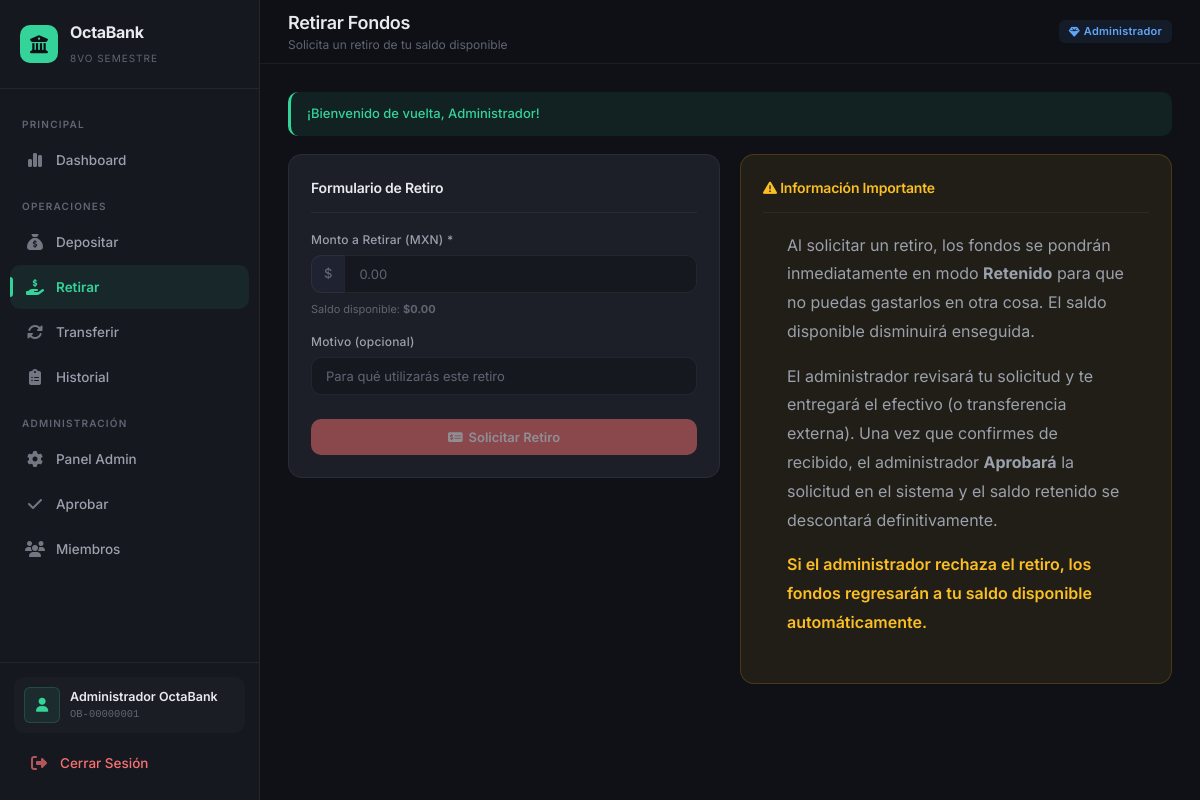
Page /transacciones/retirar.php (signed in) on the committed database.
### tables this page shows
CREATE TABLE IF NOT EXISTS cuentas (
    id INT AUTO_INCREMENT PRIMARY KEY,
    usuario_id INT NOT NULL UNIQUE,
    numero_cuenta VARCHAR(20) NOT NULL UNIQUE,
    saldo DECIMAL(12,2) NOT NULL DEFAULT 0.00,
    saldo_retenido DECIMAL(12,2) NOT NULL DEFAULT 0.00,
    estado ENUM('activa', 'suspendida', 'cerrada') NOT NULL DEFAULT 'activa',
    fecha_apertura DATETIME NOT NULL DEFAULT CURRENT_TIMESTAMP,
    FOREIGN KEY (usuario_id) REFERENCES usuarios(id) ON DELETE CASCADE,
    INDEX idx_estado (estado)
);

CREATE TABLE IF NOT EXISTS usuarios (
    id INT AUTO_INCREMENT PRIMARY KEY,
    nombre VARCHAR(100) NOT NULL,
    apellido VARCHAR(100) NOT NULL,
    email VARCHAR(150) NOT NULL UNIQUE,
    password VARCHAR(255) NOT NULL,
    telefono VARCHAR(20) DEFAULT NULL,
    rol ENUM('admin', 'miembro') NOT NULL DEFAULT 'miembro',
    numero_cuenta VARCHAR(20) NOT NULL UNIQUE,
    avatar VARCHAR(10) DEFAULT NULL,
    activo TINYINT(1) NOT NULL DEFAULT 1,
    fecha_registro DATETIME NOT NULL DEFAULT CURRENT_TIMESTAMP,
    ultimo_acceso DATETIME DEFAULT NULL,
    INDEX idx_email (email),
    INDEX idx_numero_cuenta (numero_cuenta),
    INDEX idx_rol (rol)
);

### includes/functions.php (called while the page is built, shortened)
<?php
function formatMoney($amount) {
    return APP_CURRENCY_SYMBOL . number_format((float)$amount, 2, '.', ',');
}
function sanitize($input) {
    return htmlspecialchars(trim($input), ENT_QUOTES, 'UTF-8');
}
function getFlashMessage() {
    if (isset($_SESSION['flash'])) {
        $flash = $_SESSION['flash'];
        return $flash;
    }
    return null;
}
function getCurrentUser() {
    $db = Database::getInstance()->getConnection();
    $stmt = $db->prepare("SELECT u.*, c.saldo, c.saldo_retenido, c.estado as estado_cuenta
                          FROM usuarios u
                          JOIN cuentas c ON u.id = c.usuario_id
                          WHERE u.id = ?");
    $stmt->execute([$_SESSION['user_id']]);
    return $stmt->fetch();
}
function isAdmin() {
    return isset($_SESSION['user_role']) && $_SESSION['user_role'] === 'admin';
}

### transacciones/retirar.php (the view, shortened to what this page needs)
<?php
$pageTitle = 'Retirar Fondos';
$pageSubtitle = 'Solicita un retiro de tu saldo disponible';
$currentPage = 'retirar';
require_once dirname(__DIR__) . '/includes/header.php';
?>
<div class="grid-2">
    <div>
        <div class="card mb-3 fade-in">
            <div class="card-header">
                <h3>Formulario de Retiro</h3>
            </div>
            <form method="POST" action="">
                <div class="form-group mb-2">
                    <label for="monto">Monto a Retirar (<?= APP_CURRENCY ?>) *</label>
                    <div class="input-group">
                        <span class="input-prefix"><?= APP_CURRENCY_SYMBOL ?></span>
                        <input type="number" id="monto" name="monto" class="form-control"
                               step="0.01" min="1" max="<?= $user['saldo'] ?>"
                               placeholder="0.00" required>
                    </div>
                    <div class="form-text mt-1 text-muted">
                        Saldo disponible: <strong><?= formatMoney($user['saldo']) ?></strong>
                    </div>
                </div>
                <div class="form-group mb-3">
                    <label for="descripcion">Motivo (opcional)</label>
                    <input type="text" id="descripcion" name="descripcion" class="form-control"
                           placeholder="Para qué utilizarás este retiro" maxlength="100">
                </div>
                <button type="submit" class="btn btn-danger btn-block"
                        onclick="return confirmAction('¿Confirmas que deseas solicitar un retiro por este monto?')"
                        <?= $user['saldo'] <= 0 ? 'disabled style="opacity:0.5;cursor:not-allowed;"' : '' ?>>
                    <i class="fa-solid fa-money-check-dollar"></i> Solicitar Retiro
                </button>
            </form>
        </div>
    </div>
    <div>
        <div class="card bg-warning fade-in" style="animation-delay: 0.1s; background: var(--color-warning-bg); border-color: rgba(245, 158, 11, 0.2);">
            <div class="card-header border-0">
                <h3 class="text-warning"><i class="fa-solid fa-triangle-exclamation"></i> Información Importante</h3>
            </div>
            <div style="padding: 0 24px 24px; color: var(--text-secondary); line-height: 1.8;">
                <p class="mb-2">Al solicitar un retiro, los fondos se pondrán inmediatamente en modo <strong>Retenido</strong> para que no puedas gastarlos en otra cosa. El saldo disponible disminuirá enseguida.</p>
                <p>El administrador revisará tu solicitud y te entregará el efectivo (o transferencia externa). Una vez que confirmes de recibido, el administrador <strong>Aprobará</strong> la solicitud en el sistema y el saldo retenido se descontará definitivamente.</p>
                <p class="mt-2 text-warning font-weight-bold">
                    Si el administrador rechaza el retiro, los fondos regresarán a tu saldo disponible automáticamente.
                </p>
            </div>
        </div>
    </div>
</div>
<?php require_once dirname(__DIR__) . '/includes/footer.php'; ?>

### includes/header.php (shortened to what this page needs)
<?php
$user = getCurrentUser();
?>
<!DOCTYPE html>
<html lang="es">
<head>
    <link rel="stylesheet" href="<?= BASE_URL ?>/assets/css/styles.css">
    <link rel="stylesheet" href="https://cdnjs.cloudflare.com/ajax/libs/font-awesome/6.4.0/css/all.min.css">
</head>
<body>
    <div class="app-layout">
        <aside class="sidebar" id="sidebar">
            <div class="sidebar-brand">
                <div class="brand-icon"><i class="fa-solid fa-building-columns"></i></div>
                <div class="brand-text">
                    <h2>OctaBank</h2>
                    <span>8vo Semestre</span>
                </div>
            </div>
            <nav class="sidebar-nav">
                <div class="nav-section-title">Principal</div>
                <a href="<?= BASE_URL ?>/dashboard/" class="nav-link <?= ($currentPage ?? '') === 'dashboard' ? 'active' : '' ?>">
                    <span class="nav-icon"><i class="fa-solid fa-chart-simple"></i></span>
                    Dashboard
                </a>
                <div class="nav-section-title">Operaciones</div>
                <a href="<?= BASE_URL ?>/transacciones/depositar.php" class="nav-link <?= ($currentPage ?? '') === 'depositar' ? 'active' : '' ?>">
                    <span class="nav-icon"><i class="fa-solid fa-sack-dollar"></i></span>
                    Depositar
                </a>
                <a href="<?= BASE_URL ?>/transacciones/retirar.php" class="nav-link <?= ($currentPage ?? '') === 'retirar' ? 'active' : '' ?>">
                    <span class="nav-icon"><i class="fa-solid fa-hand-holding-dollar"></i></span>
                    Retirar
                </a>
                <a href="<?= BASE_URL ?>/transacciones/transferir.php" class="nav-link <?= ($currentPage ?? '') === 'transferir' ? 'active' : '' ?>">
                    <span class="nav-icon"><i class="fa-solid fa-rotate"></i></span>
                    Transferir
                </a>
                <a href="<?= BASE_URL ?>/transacciones/historial.php" class="nav-link <?= ($currentPage ?? '') === 'historial' ? 'active' : '' ?>">
                    <span class="nav-icon"><i class="fa-solid fa-clipboard-list"></i></span>
                    Historial
                </a>
                <?php if (isAdmin()): ?>
                <div class="nav-section-title">Administración</div>
                <a href="<?= BASE_URL ?>/admin/" class="nav-link <?= ($currentPage ?? '') === 'admin_dashboard' ? 'active' : '' ?>">
                    <span class="nav-icon"><i class="fa-solid fa-gear"></i></span>
                    Panel Admin
                </a>
                <a href="<?= BASE_URL ?>/admin/aprobar_transacciones.php" class="nav-link <?= ($currentPage ?? '') === 'aprobar' ? 'active' : '' ?>">
                    <span class="nav-icon"><i class="fa-solid fa-check"></i></span>
                    Aprobar
                </a>
                <a href="<?= BASE_URL ?>/admin/miembros.php" class="nav-link <?= ($currentPage ?? '') === 'miembros' ? 'active' : '' ?>">
                    <span class="nav-icon"><i class="fa-solid fa-users"></i></span>
                    Miembros
                </a>
                <?php endif; ?>
            </nav>
            <div class="sidebar-footer">
                <div class="sidebar-user">
                    <div class="user-avatar"><i class="fa-solid fa-user"></i></div>
                    <div class="user-info">
                        <div class="name"><?= sanitize($user['nombre'] ?? '') ?> <?= sanitize($user['apellido'] ?? '') ?></div>
                        <div class="account"><?= sanitize($user['numero_cuenta'] ?? '') ?></div>
                    </div>
                </div>
                <a href="<?= BASE_URL ?>/auth/logout.php" class="nav-link mt-1" style="color: var(--color-error);">
                    <span class="nav-icon"><i class="fa-solid fa-right-from-bracket"></i></span>
                    Cerrar Sesión
                </a>
            </div>
        </aside>
        <main class="main-content">
            <header class="top-header">
                <div style="display:flex;align-items:center;gap:16px;">
                    <div class="page-title">
                        <h1><?= sanitize($pageTitle ?? 'Dashboard') ?></h1>
                        <p><?= sanitize($pageSubtitle ?? '') ?></p>
                    </div>
                </div>
                <div class="header-actions">
                    <span class="badge badge-info" style="font-size:11px;">
                        <i class="fa-solid fa-gem"></i> <?= isAdmin() ? 'Administrador' : 'Miembro' ?>
                    </span>
                </div>
            </header>
            <div class="page-container fade-in">
                <?php
                $flash = getFlashMessage();
                if ($flash):
                ?>
                <div class="alert alert-<?= $flash['type'] ?>" data-auto-dismiss="5000">
                    <?php
                    $icons = ['success' => '<i class="fa-solid fa-check"></i>', 'error' => '<i class="fa-solid fa-xmark"></i>', 'warning' => '<i class="fa-solid fa-triangle-exclamation"></i>', 'info' => '<i class="fa-solid fa-circle-info"></i>'];
                    echo ($icons[$flash['type']] ?? '') . ' ' . sanitize($flash['message']);
                    ?>
                </div>
                <?php endif; ?>

### rows in the picture
cuentas: usuario.nombre "Administrador", usuario.apellido "OctaBank", usuario.numero_cuenta "OB-00000001", monto "0.00", saldo "$0.00"

### other values in the picture
$pageTitle "Retirar Fondos"
$pageSubtitle "Solicita un retiro de tu saldo disponible"
$flash['message'] "¡Bienvenido de vuelta, Administrador!"
APP_CURRENCY "MXN"
APP_CURRENCY_SYMBOL "$"
